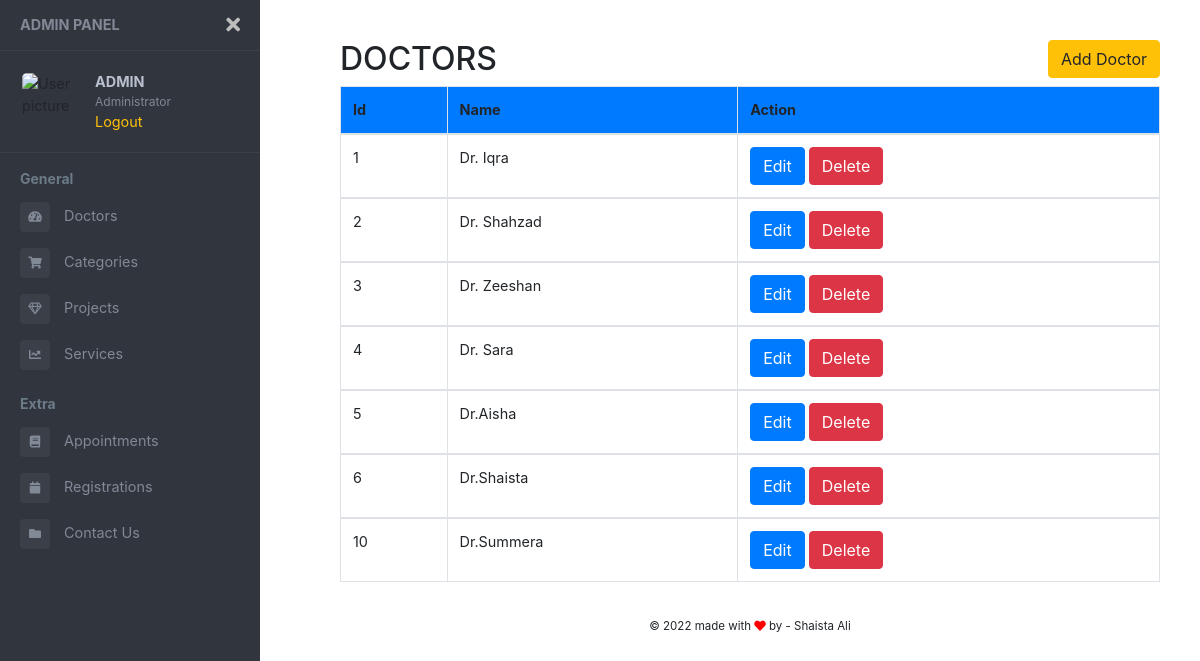
Page /admin/doctors.php (signed in) on the committed database.
### tables this page shows
CREATE TABLE `doctors` (
  `id` int(11) NOT NULL,
  `name` varchar(100) DEFAULT NULL,
  `image` varchar(100) NOT NULL,
  `category_id` int(11) DEFAULT NULL
);

### admin/doctors.php (the view, shortened to what this page needs)
<?php
  include "../connection.php";
?>
<!DOCTYPE html>
<html lang="en">
<head>
    <link rel="stylesheet" href="https://maxcdn.bootstrapcdn.com/bootstrap/4.0.0/css/bootstrap.min.css"
>
    <link href="https://use.fontawesome.com/releases/v5.0.6/css/all.css" rel="stylesheet">
    <link href="//maxcdn.bootstrapcdn.com/bootstrap/4.0.0/css/bootstrap.min.css" rel="stylesheet" id="bootstrap-css">
</head>
<body>
<div class="page-wrapper chiller-theme toggled">
  <nav id="sidebar" class="sidebar-wrapper">
    <div class="sidebar-content">
      <div class="sidebar-brand">
        <a href="#">Admin Panel</a>
        <div id="close-sidebar">
          <i class="fas fa-times"></i>
        </div>
      </div>
      <div class="sidebar-header">
        <div class="user-pic">
          <img class="img-responsive img-rounded" src="https://raw.githubusercontent.com/azouaoui-med/pro-sidebar-template/gh-pages/src/img/user.jpg"
            alt="User picture">
        </div>
        <div class="user-info">
          <span class="user-name">
            <strong class="text-uppercase"><?php echo $_SESSION['username'] ?></strong>
          </span>
          <span class="user-role">Administrator</span>
          <span>
            <a href="logout.php" class="text-warning">Logout</a>
          </span>
        </div>
      </div>
      <div class="sidebar-menu">
        <ul>
          <li class="header-menu">
            <span>General</span>
          </li>
          <li class="sidebar-dropdown">
            <a href="doctors.php">
              <i class="fa fa-tachometer-alt"></i>
              <span>Doctors</span>
            </a>
          </li>
          <li class="sidebar-dropdown">
            <a href="categories.php">
              <i class="fa fa-shopping-cart"></i>
              <span>Categories</span>
            </a>
          </li>
          <li class="sidebar-dropdown">
            <a href="projects.php">
              <i class="far fa-gem"></i>
              <span>Projects</span>
            </a>
          </li>
          <li class="sidebar-dropdown">
            <a href="services.php">
              <i class="fa fa-chart-line"></i>
              <span>Services</span>
            </a>
          </li>
          <li class="header-menu">
            <span>Extra</span>
          </li>
          <li>
            <a href="appointments.php">
              <i class="fa fa-book"></i>
              <span>Appointments</span>
            </a>
          </li>
          <li>
            <a href="registrations.php">
              <i class="fa fa-calendar"></i>
              <span>Registrations</span>
            </a>
          </li>
          <li>
            <a href="contact-us.php">
              <i class="fa fa-folder"></i>
              <span>Contact Us</span>
            </a>
          </li>
        </ul>
      </div>
    </div>
  </nav>
  <main class="page-content">
    <div class="container-fluid">
      <div class="row">
        <div class="form-group col-md-12">
          <div class="row">
            <div class="col">
              <h2 class=" text-uppercase">Doctors</h2>
            </div>
            <div class="col text-right">
              <a href="add-doctor.php" class="btn btn-warning" data-toggle="modal" data-target="#myModal">Add Doctor</a>
            </div>
          </div>
          <table class="table table-bordered">
            <tr>
              <thead class="bg-primary">
                <th>Id</th>
                <th>Name</th>
                <th>Action</th>
              </thead>
            </tr>
            <?php
            $fetch = mysqli_query($con,"SELECT * FROM doctors");
            while ($row = mysqli_fetch_array($fetch)) {
            ?>
            <tr>
              <tbody>
                <td><?php echo $row['id']; ?></td>
                <td><?php echo $row['name']; ?></td>
                <td><a href="doctor-edit.php?id=<?php echo $row['id']; ?> " class="btn btn-primary">Edit</a> <a href="doctor-delete.php?id=<?php echo $row['id']; ?>" name="btn-delete" class="btn btn-danger">Delete</a></td>
              </tbody>
            </tr>
          <?php } ?>
          </table>
        </div>
      </div>
      <footer class="text-center">
        <div class="mb-2">
          <small>
            © 2022 made with <i class="fa fa-heart" style="color:red"></i> by - <a target="_blank">
              Shaista Ali
            </a>
          </small>
        </div>
      </footer>
    </div>
  </main>
</div>
</body>
</html>

### admin/doctors.php (style rules this page uses)
body { font-size: 0.9rem; }
.page-wrapper .sidebar-wrapper, .sidebar-wrapper .sidebar-brand > a, .sidebar-wrapper .sidebar-dropdown > a:after, .sidebar-wrapper .sidebar-menu .sidebar-dropdown .sidebar-submenu li a:before, .sidebar-wrapper ul li a i, .page-wrapper .page-content, .sidebar-wrapper .sidebar-search input.search-menu, .sidebar-wrapper .sidebar-search .input-group-text, .sidebar-wrapper .sidebar-menu ul li a, #show-sidebar, #close-sidebar { -webkit-transition: all 0.3s ease; -moz-transition: all 0.3s ease; -ms-transition: all 0.3s ease; -o-transition: all 0.3s ease; transition: all 0.3s ease; }
.page-wrapper { height: 100vh; }
.page-wrapper.toggled .sidebar-wrapper { left: 0px; }
@media screen and (min-width: 768px) { .page-wrapper.toggled .page-content { padding-left: 300px; } }
.sidebar-wrapper { width: 260px; height: 100%; max-height: 100%; position: fixed; top: 0; left: -300px; z-index: 999; }
.sidebar-wrapper ul { list-style-type: none; padding: 0; margin: 0; }
.sidebar-wrapper a { text-decoration: none; }
.sidebar-content { max-height: calc(100% - 30px); height: calc(100% - 30px); overflow-y: auto; position: relative; }
.sidebar-wrapper .sidebar-brand { padding: 10px 20px; display: flex; align-items: center; }
.sidebar-wrapper .sidebar-brand > a { text-transform: uppercase; font-weight: bold; flex-grow: 1; }
.sidebar-wrapper .sidebar-brand #close-sidebar { cursor: pointer; font-size: 20px; }
.sidebar-wrapper .sidebar-header { padding: 20px; overflow: hidden; }
.sidebar-wrapper .sidebar-header .user-pic { float: left; width: 60px; padding: 2px; border-radius: 12px; margin-right: 15px; overflow: hidden; }
.sidebar-wrapper .sidebar-header .user-pic img { object-fit: cover; height: 100%; width: 100%; }
.sidebar-wrapper .sidebar-header .user-info { float: left; }
.sidebar-wrapper .sidebar-header .user-info > span { display: block; }
.sidebar-wrapper .sidebar-header .user-info .user-role { font-size: 12px; }
.sidebar-wrapper .sidebar-menu { padding-bottom: 10px; }
.sidebar-wrapper .sidebar-menu .header-menu span { font-weight: bold; font-size: 14px; padding: 15px 20px 5px 20px; display: inline-block; }
.sidebar-wrapper .sidebar-menu ul li a { display: inline-block; width: 100%; text-decoration: none; position: relative; padding: 8px 30px 8px 20px; }
.sidebar-wrapper .sidebar-menu ul li a i { margin-right: 10px; font-size: 12px; width: 30px; height: 30px; line-height: 30px; text-align: center; border-radius: 4px; }
.page-wrapper .page-content { display: inline-block; width: 100%; padding-left: 0px; padding-top: 20px; }
.page-wrapper .page-content > div { padding: 20px 40px; }
.page-wrapper .page-content { overflow-x: hidden; }
.chiller-theme .sidebar-wrapper { background: #31353D; }
.chiller-theme .sidebar-wrapper .sidebar-header, .chiller-theme .sidebar-wrapper .sidebar-search, .chiller-theme .sidebar-wrapper .sidebar-menu { border-top: 1px solid #3a3f48; }
.chiller-theme .sidebar-wrapper .sidebar-header .user-info .user-role, .chiller-theme .sidebar-wrapper .sidebar-header .user-info .user-status, .chiller-theme .sidebar-wrapper .sidebar-search input.search-menu, .chiller-theme .sidebar-wrapper .sidebar-search .input-group-text, .chiller-theme .sidebar-wrapper .sidebar-brand>a, .chiller-theme .sidebar-wrapper .sidebar-menu ul li a, .chiller-theme .sidebar-footer>a { color: #818896; }
.chiller-theme .sidebar-wrapper .sidebar-menu ul li:hover>a, .chiller-theme .sidebar-wrapper .sidebar-menu .sidebar-dropdown.active>a, .chiller-theme .sidebar-wrapper .sidebar-header .user-info, .chiller-theme .sidebar-wrapper .sidebar-brand>a:hover, .chiller-theme .sidebar-footer>a:hover i { color: #b8bfce; }
.page-wrapper.chiller-theme.toggled #close-sidebar { color: #bdbdbd; }
.chiller-theme .sidebar-wrapper .sidebar-menu ul li a i, .chiller-theme .sidebar-wrapper .sidebar-menu .sidebar-dropdown div, .chiller-theme .sidebar-wrapper .sidebar-search input.search-menu, .chiller-theme .sidebar-wrapper .sidebar-search .input-group-text { background: #3a3f48; }
.chiller-theme .sidebar-wrapper .sidebar-menu .header-menu span { color: #6c7b88; }

### rows in the picture
doctors: id "1", name "Dr. Iqra"
doctors: id "2", name "Dr. Shahzad"
doctors: id "3", name "Dr. Zeeshan"
doctors: id "4", name "Dr. Sara"
doctors: id "5", name "Dr.Aisha"
doctors: id "6", name "Dr.Shaista"
doctors: id "10", name "Dr.Summera"

### other values in the picture
$_SESSION['username'] "ADMIN"
